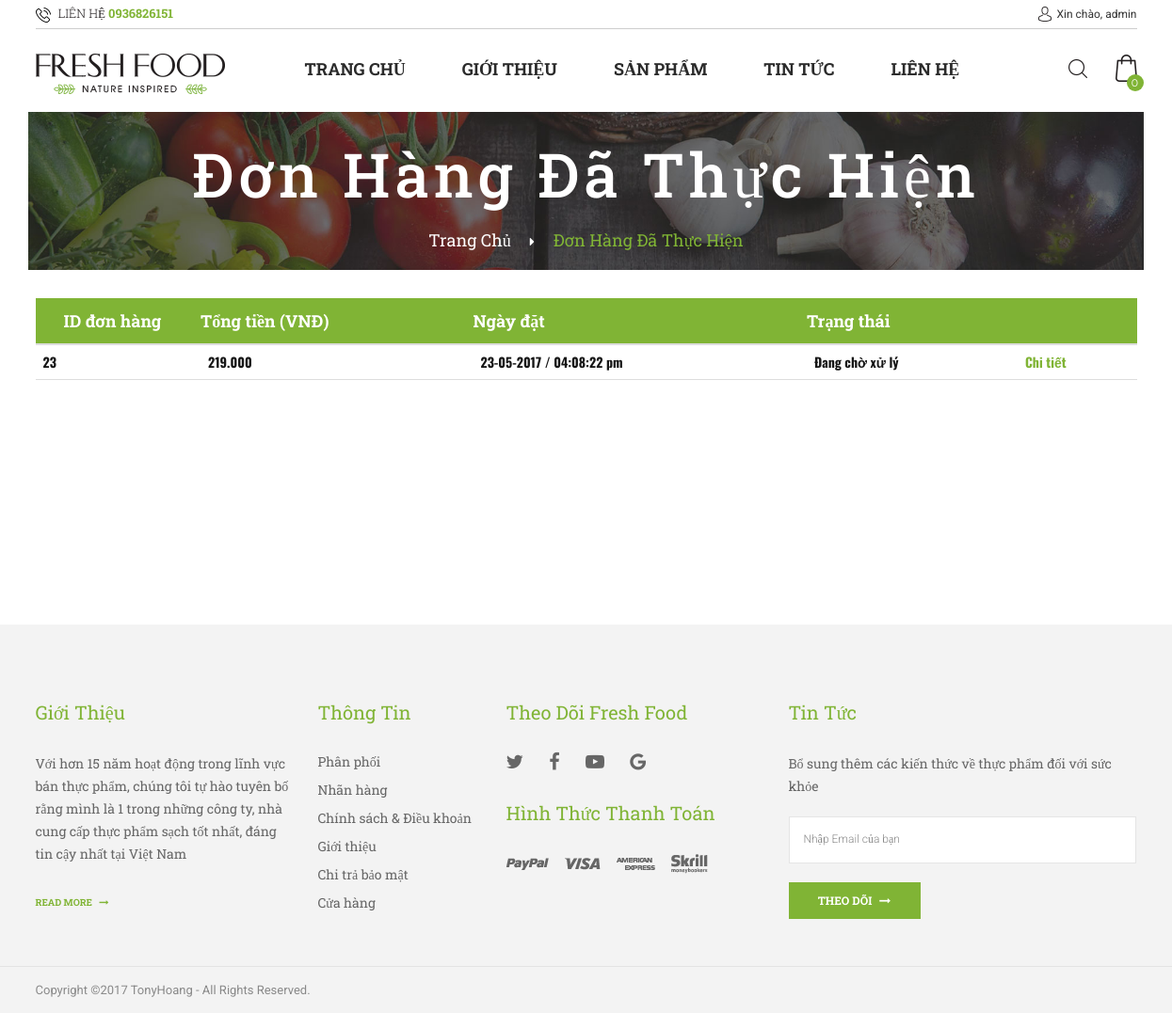
Screenshot of /index.php?route=cart&actions=my_order (signed in) with the database file from the repository.
### tables this page shows
CREATE TABLE `order` (
  `id` int(11) NOT NULL,
  `customer_id` int(11) NOT NULL,
  `total_amount` int(11) DEFAULT '0',
  `status` tinyint(1) DEFAULT NULL,
  `note` varchar(255) DEFAULT NULL,
  `created_date` int(11) DEFAULT NULL
);

### index.php (called while the page is built, shortened)
<?php
require 'header.php';
if (isset($_GET['route'])) {
	$route = $_GET['route'];
} else {
	$route = 'page';
}
if (isset($_GET['actions'])) {
	$actions = $_GET['actions'];
} else {
	$actions = 'content';
}
include $route . '/' . $actions . '.php';
require 'footer.php'
?>

### common/database.php (called while the page is built, shortened)
<?php
$mysqli = mysqli_connect(DB_HOST, DB_USER, DB_PASS, DB_NAME);
mysqli_set_charset($mysqli,"utf8");
function get_all($table,$fiels_name = false,$field_val = false,$limit = false){
	global $mysqli;
	$data = [];
	$sql = "SELECT * FROM $table";
	if ($fiels_name && $field_val) {
		$sql .= " WHERE $fiels_name  = '$field_val'";
	}
	$res = mysqli_query($mysqli,$sql);
	if ($res && mysqli_num_rows($res)) {
		while ($row = mysqli_fetch_assoc($res)) {
			$data[] = $row;
		}
	}
	return $data;
}
?>

### cart/my_order.php (the view)
<?php   if (isset($_SESSION['logIn'])){
	$u = $_SESSION['logIn'];
	$orders = get_all('`order`','customer_id',$u['user_id']);
}
?>
<div class="main-content">
    <div class="container">
        <div class="banner-header banner-lbook3">
            <img src="public/images/banner-catalog1.jpg" alt="Banner-header">
            <div class="text">
                <h3>Đơn hàng đã thực hiện</h3>
                <p><a href="index.php" title="Home">Trang chủ</a><i class="fa fa-caret-right"></i>Đơn hàng đã thực hiện</p>
            </div>
        </div>
    </div>
    <?php if (isset($_SESSION['logIn'])): ?>
    <div class="cart-box-container">
        <div class="container container-ver2 space-padding-tb-30">
            <table class="table cart-table space-30 ">
				<thead>
					<tr>
						<th width="15%">ID đơn hàng</th>
						<th>Tổng tiền (VNĐ)</th>
						<th>Ngày đặt</th>
						<th>Trạng thái</th>
						<th></th>
					</tr>
				</thead>
				<tbody>
					<?php  if($orders) : foreach($orders as $or) : ?>
						<tr>
							<th><?php  echo $or['id']; ?></th>
							<th><?php  echo number_format($or['total_amount'],0,' ','.'); ?></th>
							<th><?php  echo date('d-m-Y / h:i:s a',$or['created_date']) ?></th>
							<th><?php  if($or['status'] ==0){
							 echo 'Đang chờ xử lý' ;
							} else  if ($or['status'] ==1) {
								echo 'Hàng đã gửi đi' ;
							} else {
								echo 'Đã nhận hàng';
							}
							?>
							</th>
							<th><a href="index.php?route=cart&actions=my_order_detail&id=<?php echo $or['id']; ?>">Chi tiết</a></th>
						</tr>
					<?php  endforeach; endif; ?>
				</tbody>
			</table>
        </div>
    </div>
	<?php else: ?>
		<?php include 'page/404.php'; ?>
    <?php endif; ?>
</div>

### rows the page displays
order: id "23", total_amount "219.000", created_date "23-05-2017 / 04:08:22 pm", status "Đang chờ xử lý"

### other values shown
$user['username'] "admin"
get_qtt() "0"
